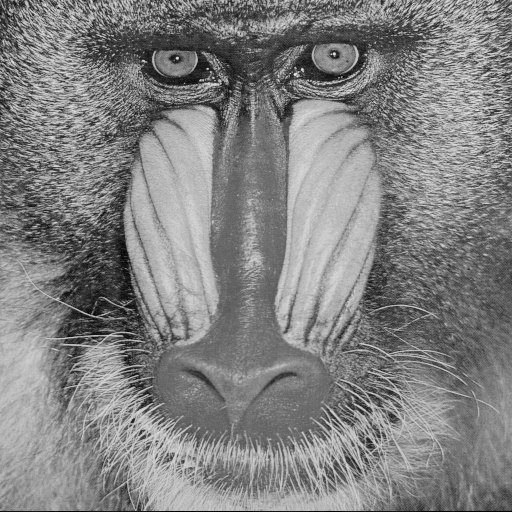
#> input picture 01/Korrektur/mandrill.png, 512 x 512 px
$ python blatt01_6.py
#> lines starting #> are read from the running program, lines starting #| are printed output that depends on the picture
# -*- coding: utf-8 -*-
"""
@author: Merle Hoffmann (7031673),
         Abdulssatar Khateb (6976879),
         Felix Swimmer (7162123)


Aufgabe 6 — Bildstatistiken in NumPy

In dieser Aufgabe geht es um das Finden, Kombinieren und effiziente Benutzung
von NumPy-Funktionen auf Bildern. D.h. im Rahmen dieser Aufgabe ist nur die
Verwendung von NumPy-Funktionen und skimage.io.imread zum Laden eines Bildes
erlaubt. Explizit nicht erlaubt ist die Verwendung von Schleifen zum Iterieren
über Bilder.
"""

import numpy as np
from skimage.io import imread


"""
1. Ladet erneut das Bild mandrill.png in Python.
"""
mandrill = imread('./mandrill.png')
#> mandrill is the input picture: shape (512, 512); min 0, max 232, mean 129.5


"""
2. Ermittelt Minimum, Maximum, Durchschnitt und die Standardabweichung des
   Bildes mithilfe der entsprechenden NumPy-Funktionen.
"""
mandrill_min = np.min(mandrill)      # Minimum: 0
#> mandrill_min = 0
mandrill_max = np.max(mandrill)      # Maximum: 232
#> mandrill_max = 232
mandrill_av  = np.average(mandrill)  # Durchschnitt: 129.53657913208008
#> mandrill_av = 129.5
#print('Mittelwert:', np.mean(mandrill))       # Alternative zu np.average
mandrill_std = np.std(mandrill)      # Standardabweichung: 43.27355497483949
#> mandrill_std = 43.27
# [8 lines of commented-out code are left out]


"""
3. Lokalisiert das Minimum und das Maximum im Bild. Gebt dazu die x- und
   y-Koordinate eines Minimums und Maximums auf der Konsole aus. Tipp:
   Schaut in die Dokumentation der entsprechenden Funktionen, um zu erfahren,
   wie ihr aus dem einen Ergebnisindex zwei Koordinaten generiert.
"""
print(np.unravel_index(np.argmin(mandrill), mandrill.shape)) #Minimum(511, 177)
#| (511, 177)
print(np.unravel_index(np.argmax(mandrill), mandrill.shape)) #Maximum(74, 295)
#| (74, 295)


"""
4. Zählt wie viele Pixel es mit einem geraden bzw. einem ungeraden Wert im
   Bild gibt. Nutzt auch hierfür wiederum keine Schleifen!
"""
mandrill_even = mandrill % 2 == 0  # erzeugt ein Array, welches an den Stellen
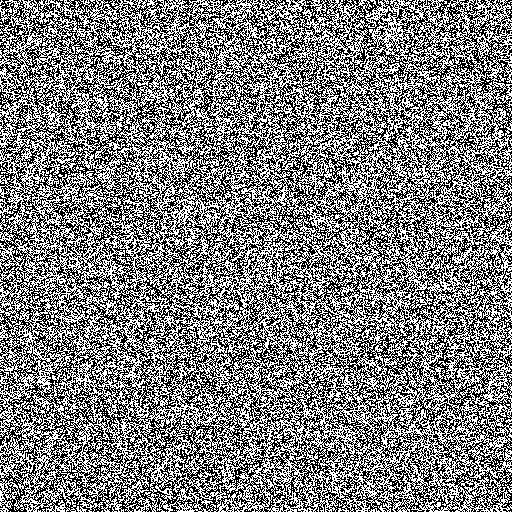
#> mandrill_even: shape (512, 512) bool; 50% white; black in thin lines or dots
# True ist, an denen sich die Zahl ohne Rest durch 2 teilen lässt.
amount_even = np.count_nonzero(mandrill_even)  # 0 == False
#> amount_even = 131133
amount_all = mandrill.shape[0] * mandrill.shape[1]
#> amount_all = 262144
amount_odd = amount_all - amount_even
#> amount_odd = 131011
#print(f'gerade: {amount_even}, ungerade: {amount_odd}')


# Alternative:
#print('Anzahl gerade Werte:', np.sum(mandrill % 2 == 0))
#print('Anzahl ungerade Werte:', np.sum(mandrill % 2 == 1))

"""
5. Ermittelt außerdem alle Koordinaten an denen Pixel mit geradem Wert
   lokalisiert sind. Die Form der Koordinaten bspw. ((x1, y1),(x2, y2),
   (x3, y3), . . .) oder ((x1, x2, x3, . . .),(y1, y2, y3, . . .)) ist
   unerheblich.
"""
indices_even = np.where(mandrill_even == 1)  # erzeugt ein Array, welches alle
#> indices_even = 131133 positions, rows 0 to 511, columns 0 to 511
# Indices aller geraden Zahlen enthält
indices_list = list()
for x in range(len(indices_even[0])):  # Iteriert so häufig, wie die Länge des
    # ersten Arrays im Indexarray der geraden Zahlen
    indices_list.append(f'({indices_even[0][x]}, {indices_even[1][x]})') # fügt
#> after the loop, indices_list = 131133 items
    # der Liste innerhalb von Klammern die jeweiligen Werte aus der ersten und
    # zweiten Liste des Indexarrays hinzu

#print(indices_list)  # schreibt die Liste der Koordinaten auf die Konsole

# Alternative:
#print(np.where(img % 2 == 0))
# np.where gibt die Koordinaten wie folgt zurück:
# ((x1, x2, x3, ..., xn), (y1, y2, y3, ..., yn))


#list(zip(*np.where(img%2==0)))  #order
#list(zip(np.where(img%2==0)[0], np.where(img%2==0)[1]))
# sorgt für die Form ((x1, y1), (x2, y2), ...) Der * teilt das von where
# zurückgegebene Tupel in zwei eigenständige Teile auf ->
# np.where(...)[0] und np.where(...)[1], die dann wieder per Zip elementweise
# zusammengeschlossen werden (x1 mit y1, x2 mit y2, ...).
